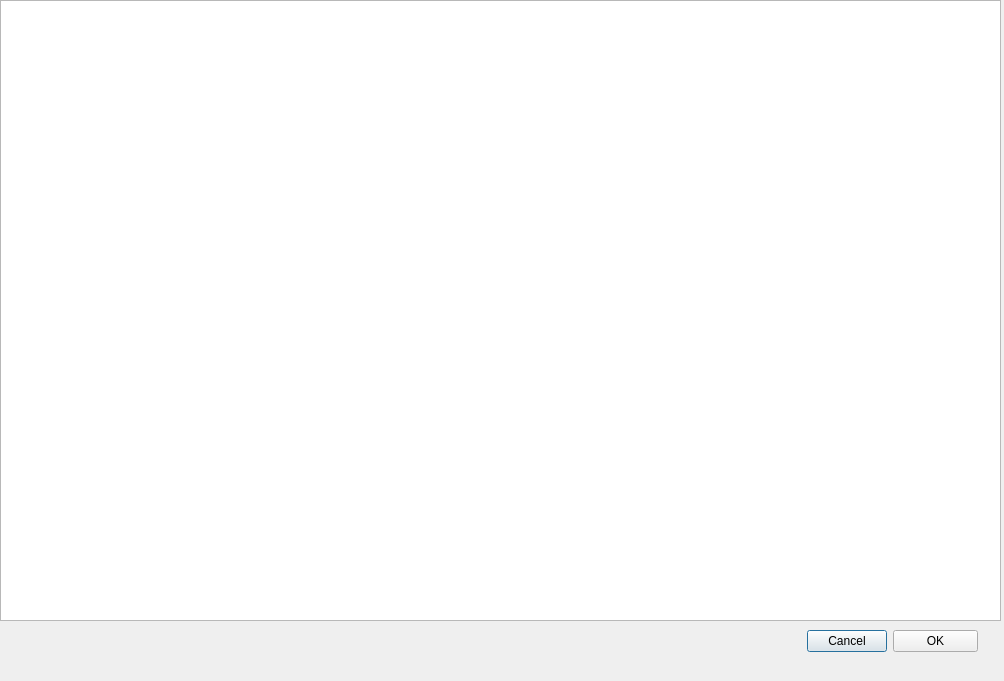
<?xml version="1.0" encoding="UTF-8"?>
<ui version="4.0">
 <class>FilesystemTree</class>
 <widget class="QDialog" name="FilesystemTree">
  <property name="geometry">
   <rect>
    <x>0</x>
    <y>0</y>
    <width>1004</width>
    <height>681</height>
   </rect>
  </property>
  <property name="windowTitle">
   <string>Dialog</string>
  </property>
  <widget class="QTreeView" name="treeView">
   <property name="geometry">
    <rect>
     <x>0</x>
     <y>0</y>
     <width>1001</width>
     <height>621</height>
    </rect>
   </property>
  </widget>
  <widget class="QWidget" name="formLayoutWidget">
   <property name="geometry">
    <rect>
     <x>807</x>
     <y>630</y>
     <width>171</width>
     <height>41</height>
    </rect>
   </property>
   <layout class="QFormLayout" name="formLayout">
    <item row="0" column="0">
     <widget class="QPushButton" name="cancel_btn">
      <property name="text">
       <string>Cancel</string>
      </property>
     </widget>
    </item>
    <item row="0" column="1">
     <widget class="QPushButton" name="ok_btn">
      <property name="sizePolicy">
       <sizepolicy hsizetype="Minimum" vsizetype="Preferred">
        <horstretch>0</horstretch>
        <verstretch>0</verstretch>
       </sizepolicy>
      </property>
      <property name="text">
       <string>OK</string>
      </property>
     </widget>
    </item>
   </layout>
  </widget>
 </widget>
 <resources/>
 <connections/>
</ui>
